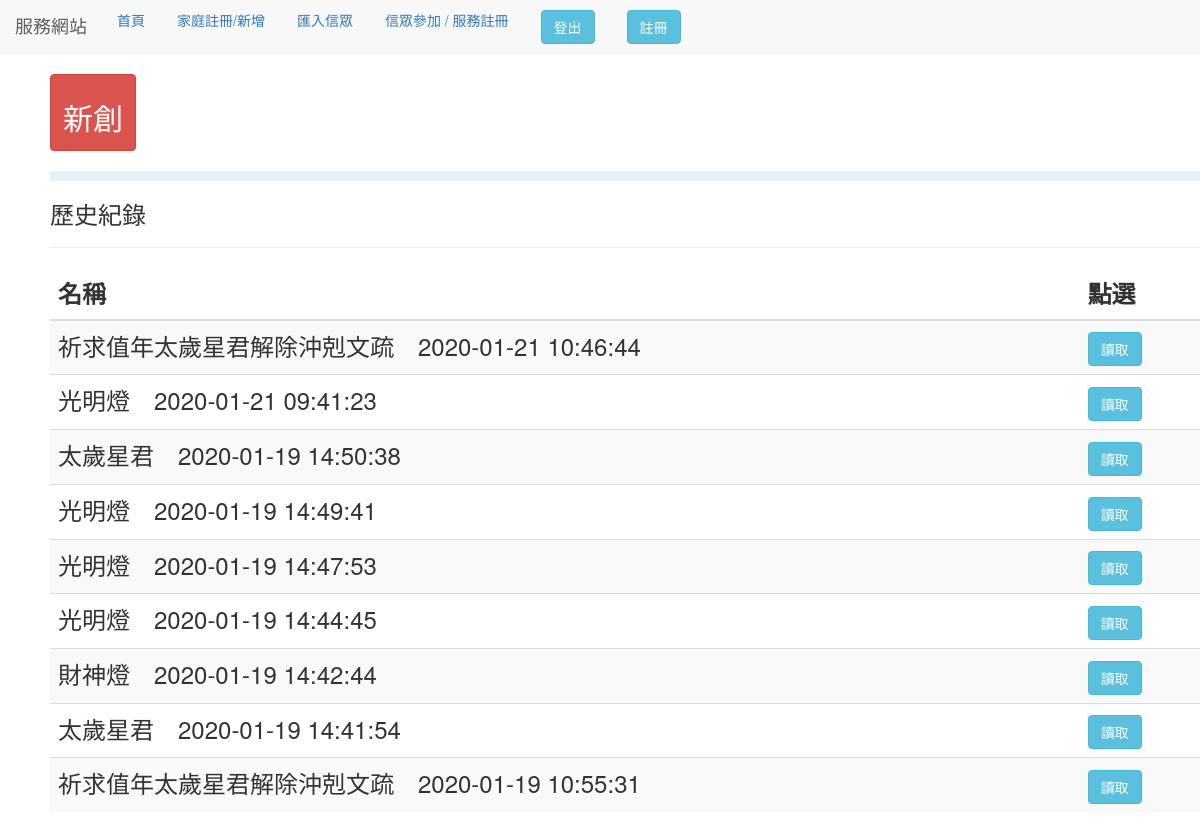
Before: /join_activity (signed in) with the older database file.
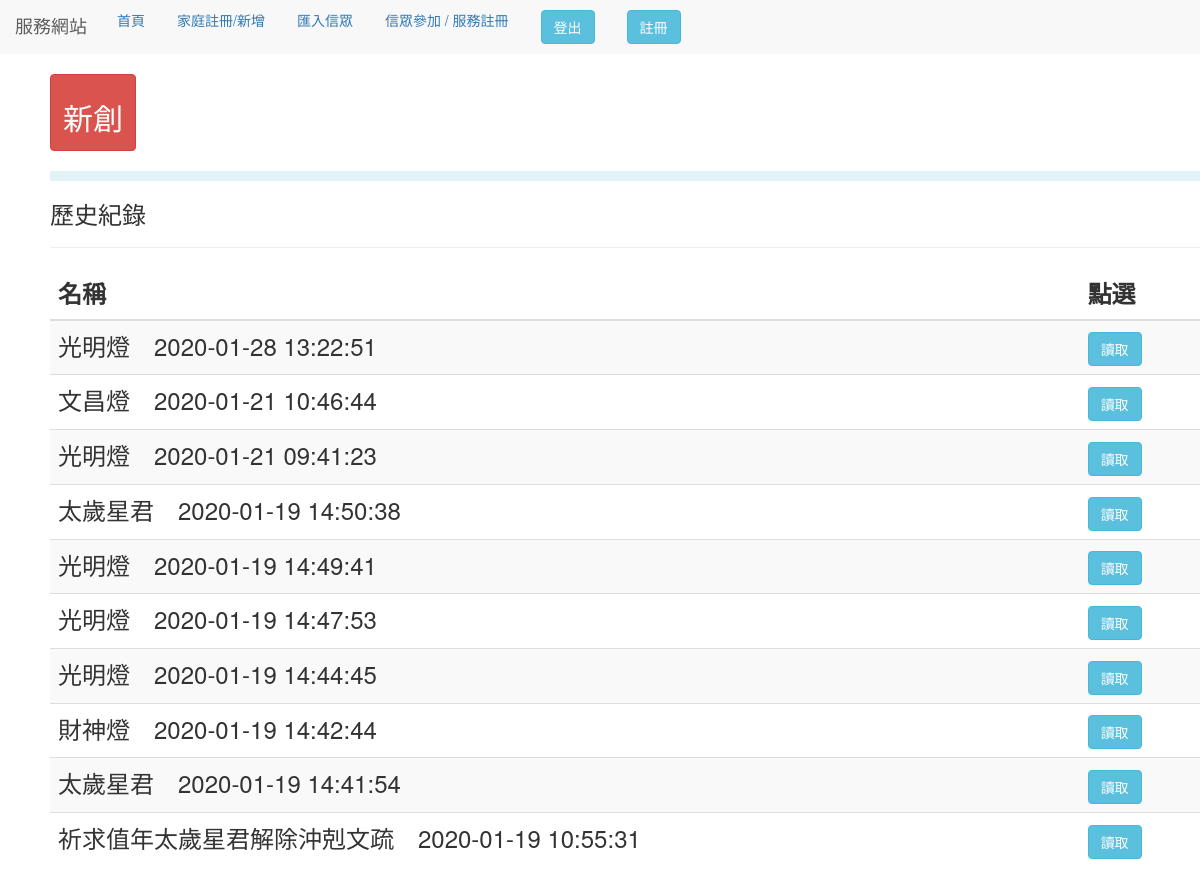
After: the same page with the newer database file.
### use_app/models.py (models this page shows, shortened)
class history_data(models.Model):
    history = models.TextField(max_length =1000)
    name = models.CharField(max_length = 20)
    class Meta:
        verbose_name_plural = '歷史紀錄'

### use_app/views.py (the view)
# urls.py: path('join_activity', views.join_activity,name="join_activity"),
@login_required(login_url='/use_login')
def join_activity(request):
    historys = history_data.objects.all().order_by("-id")
    return render(request, "choose.html", locals())

### templates/choose.html (shortened to what this page needs)
{% extends "base.html" %}
{% block message %}
<div style="margin-left:50px;">
    <p>
        <a href="new">
            <button class="btn btn-danger">
                <h2 style="text-align:center;">新創</h2>
            </button>
        </a>
    </p>
    <hr style="border: 5px solid rgba(155, 213, 228, 0.295);">
    <p>歷史紀錄</p>
    <table id="mytable" class="table table-bordred table-striped">
        <thead class="thead-light">
            <tr>
                <th>名稱</th>
                <th>點選</th>
            </tr>
        </thead>
        <tbody>
            {% for history in historys  %}
            <tr>
                <td>{{history.name}}</td>
                <td>
                    <a href="{% url 'old' history.pk %}">
                        <button class="btn btn-info">
                            讀取
                        </button>
                    </a>
                </td>
            </tr>
            {% endfor %}
        </tbody>
</div>
{% endblock  %}

Changed rows visible on the page:
added history_data: name "光明燈 2020-01-28 13:22:51"
changed history_data: name "祈求值年太歲星君解除沖剋文疏 2020-01-21 10:46:44" → "文昌燈 2020-01-21 10:46:44"
